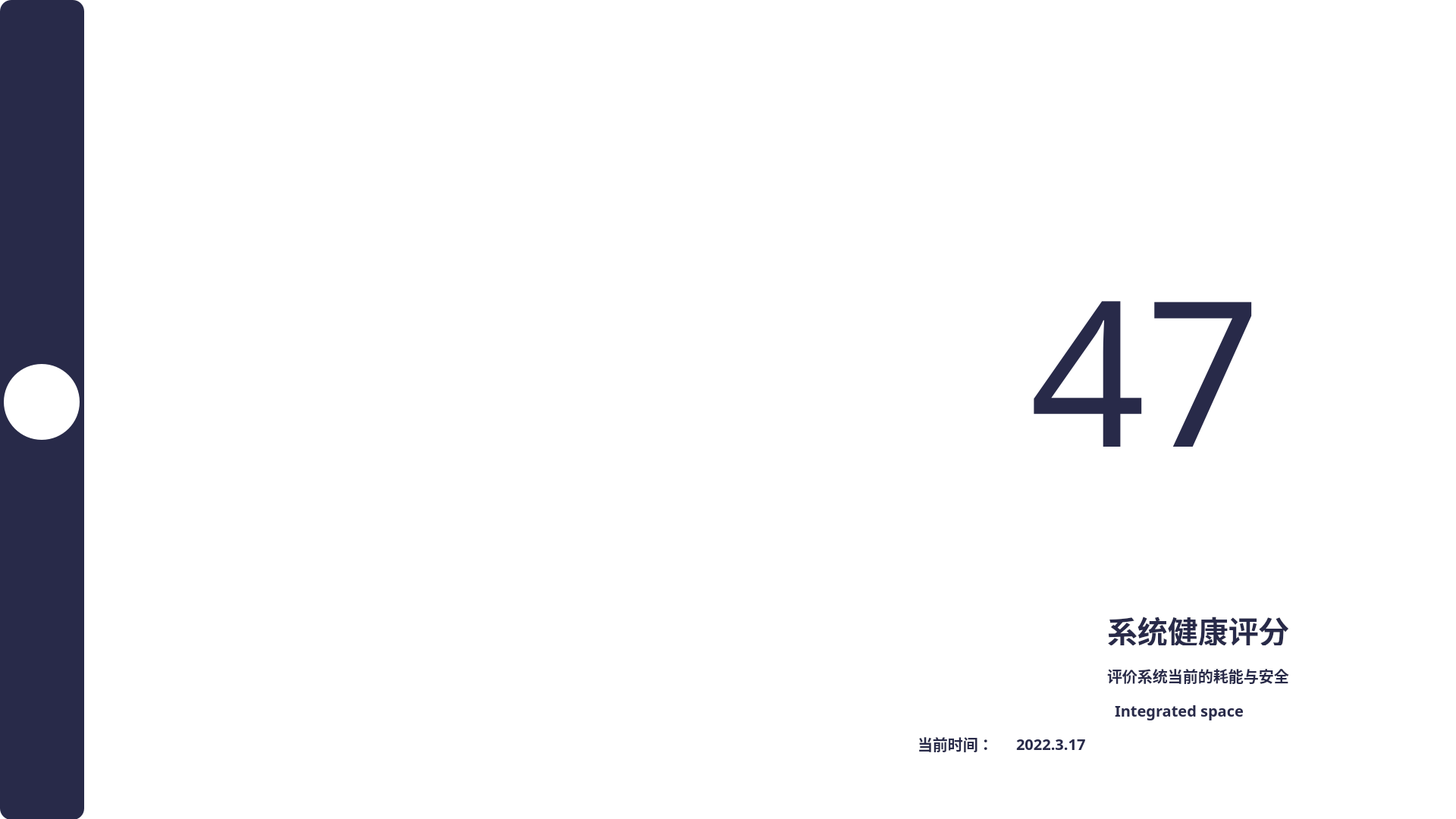
<?xml version="1.0" encoding="UTF-8"?>
<ui version="4.0">
 <class>frmMain</class>
 <widget class="QWidget" name="frmMain">
  <property name="geometry">
   <rect>
    <x>0</x>
    <y>0</y>
    <width>1920</width>
    <height>1080</height>
   </rect>
  </property>
  <property name="windowTitle">
   <string>Form</string>
  </property>
  <property name="styleSheet">
   <string notr="true">QWidget#frmMain{
	background:white;
}</string>
  </property>
  <widget class="QStackedWidget" name="Bottom">
   <property name="geometry">
    <rect>
     <x>0</x>
     <y>0</y>
     <width>1921</width>
     <height>1111</height>
    </rect>
   </property>
   <property name="currentIndex">
    <number>1</number>
   </property>
   <widget class="QWidget" name="Main">
    <widget class="QPushButton" name="SystemOptimization">
     <property name="geometry">
      <rect>
       <x>140</x>
       <y>990</y>
       <width>181</width>
       <height>51</height>
      </rect>
     </property>
     <property name="font">
      <font>
       <family>Adobe 黑体 Std R</family>
       <pointsize>15</pointsize>
      </font>
     </property>
     <property name="styleSheet">
      <string notr="true">QPushButton
{
	border-radius:8px;
	background:#FFFFFF;
}</string>
     </property>
     <property name="text">
      <string> 一 键 优 化</string>
     </property>
     <property name="icon">
      <iconset>
       <normaloff>:/C:/Users/Alumer/Desktop/SystemOp.png</normaloff>:/C:/Users/Alumer/Desktop/SystemOp.png</iconset>
     </property>
     <property name="iconSize">
      <size>
       <width>100</width>
       <height>50</height>
      </size>
     </property>
    </widget>
    <widget class="QLabel" name="label_4">
     <property name="geometry">
      <rect>
       <x>470</x>
       <y>850</y>
       <width>91</width>
       <height>91</height>
      </rect>
     </property>
     <property name="text">
      <string>TextLabel</string>
     </property>
    </widget>
    <widget class="QGroupBox" name="TempGroupBox">
     <property name="geometry">
      <rect>
       <x>1200</x>
       <y>420</y>
       <width>111</width>
       <height>451</height>
      </rect>
     </property>
     <property name="styleSheet">
      <string notr="true">QGroupBox#TempGroupBox
{
	border-radius:8px;
	background:#FFFFFF;
}</string>
     </property>
     <property name="title">
      <string/>
     </property>
     <widget class="QLabel" name="InHum">
      <property name="geometry">
       <rect>
        <x>10</x>
        <y>140</y>
        <width>91</width>
        <height>81</height>
       </rect>
      </property>
      <property name="font">
       <font>
        <pointsize>55</pointsize>
        <weight>75</weight>
        <bold>true</bold>
       </font>
      </property>
      <property name="text">
       <string>60</string>
      </property>
      <property name="alignment">
       <set>Qt::AlignCenter</set>
      </property>
     </widget>
     <widget class="QLabel" name="label_14">
      <property name="geometry">
       <rect>
        <x>10</x>
        <y>350</y>
        <width>91</width>
        <height>81</height>
       </rect>
      </property>
      <property name="font">
       <font>
        <pointsize>20</pointsize>
        <weight>75</weight>
        <bold>true</bold>
       </font>
      </property>
      <property name="text">
       <string>%</string>
      </property>
      <property name="alignment">
       <set>Qt::AlignCenter</set>
      </property>
     </widget>
     <widget class="QLabel" name="HumiP">
      <property name="geometry">
       <rect>
        <x>15</x>
        <y>20</y>
        <width>81</width>
        <height>91</height>
       </rect>
      </property>
      <property name="text">
       <string>HumiP</string>
      </property>
      <property name="alignment">
       <set>Qt::AlignCenter</set>
      </property>
     </widget>
     <widget class="QLabel" name="label_16">
      <property name="geometry">
       <rect>
        <x>10</x>
        <y>260</y>
        <width>91</width>
        <height>81</height>
       </rect>
      </property>
      <property name="font">
       <font>
        <pointsize>18</pointsize>
        <weight>75</weight>
        <bold>true</bold>
       </font>
      </property>
      <property name="text">
       <string>相 对
湿 度</string>
      </property>
      <property name="alignment">
       <set>Qt::AlignCenter</set>
      </property>
     </widget>
    </widget>
    <widget class="QLabel" name="SystemScore">
     <property name="geometry">
      <rect>
       <x>60</x>
       <y>300</y>
       <width>671</width>
       <height>481</height>
      </rect>
     </property>
     <property name="font">
      <font>
       <family>Adobe 黑体 Std R</family>
       <pointsize>420</pointsize>
      </font>
     </property>
     <property name="styleSheet">
      <string notr="true">color:#282A49</string>
     </property>
     <property name="text">
      <string>47</string>
     </property>
     <property name="alignment">
      <set>Qt::AlignCenter</set>
     </property>
    </widget>
    <widget class="QLabel" name="label">
     <property name="geometry">
      <rect>
       <x>140</x>
       <y>850</y>
       <width>261</width>
       <height>41</height>
      </rect>
     </property>
     <property name="font">
      <font>
       <family>Adobe 黑体 Std R</family>
       <pointsize>30</pointsize>
       <weight>75</weight>
       <bold>true</bold>
      </font>
     </property>
     <property name="styleSheet">
      <string>color:#282A49</string>
     </property>
     <property name="text">
      <string>系统健康评分</string>
     </property>
    </widget>
    <widget class="QGroupBox" name="HumidityGroupBox">
     <property name="geometry">
      <rect>
       <x>1460</x>
       <y>180</y>
       <width>111</width>
       <height>451</height>
      </rect>
     </property>
     <property name="styleSheet">
      <string notr="true">QGroupBox#HumidityGroupBox
{
	border-radius:8px;
	background:#FFFFFF;
}</string>
     </property>
     <property name="title">
      <string/>
     </property>
     <widget class="QLabel" name="LuxP">
      <property name="geometry">
       <rect>
        <x>15</x>
        <y>20</y>
        <width>81</width>
        <height>91</height>
       </rect>
      </property>
      <property name="text">
       <string>LuxP</string>
      </property>
      <property name="alignment">
       <set>Qt::AlignCenter</set>
      </property>
     </widget>
     <widget class="QLabel" name="label_18">
      <property name="geometry">
       <rect>
        <x>10</x>
        <y>290</y>
        <width>91</width>
        <height>81</height>
       </rect>
      </property>
      <property name="font">
       <font>
        <pointsize>18</pointsize>
        <weight>75</weight>
        <bold>true</bold>
       </font>
      </property>
      <property name="text">
       <string>亮 度</string>
      </property>
      <property name="alignment">
       <set>Qt::AlignCenter</set>
      </property>
     </widget>
     <widget class="QLabel" name="label_19">
      <property name="geometry">
       <rect>
        <x>10</x>
        <y>370</y>
        <width>91</width>
        <height>81</height>
       </rect>
      </property>
      <property name="font">
       <font>
        <pointsize>15</pointsize>
        <weight>75</weight>
        <bold>true</bold>
       </font>
      </property>
      <property name="text">
       <string>Lux</string>
      </property>
      <property name="alignment">
       <set>Qt::AlignCenter</set>
      </property>
     </widget>
     <widget class="QLabel" name="InBrightness">
      <property name="geometry">
       <rect>
        <x>10</x>
        <y>200</y>
        <width>91</width>
        <height>81</height>
       </rect>
      </property>
      <property name="font">
       <font>
        <pointsize>55</pointsize>
        <weight>75</weight>
        <bold>true</bold>
       </font>
      </property>
      <property name="text">
       <string>00</string>
      </property>
      <property name="alignment">
       <set>Qt::AlignCenter</set>
      </property>
     </widget>
     <widget class="QLabel" name="label_21">
      <property name="geometry">
       <rect>
        <x>10</x>
        <y>110</y>
        <width>91</width>
        <height>81</height>
       </rect>
      </property>
      <property name="font">
       <font>
        <pointsize>15</pointsize>
        <weight>75</weight>
        <bold>true</bold>
       </font>
      </property>
      <property name="text">
       <string>Lv1</string>
      </property>
      <property name="alignment">
       <set>Qt::AlignCenter</set>
      </property>
     </widget>
    </widget>
    <widget class="QGroupBox" name="Pm25GroupBox">
     <property name="geometry">
      <rect>
       <x>950</x>
       <y>120</y>
       <width>111</width>
       <height>451</height>
      </rect>
     </property>
     <property name="styleSheet">
      <string notr="true">QGroupBox#Pm25GroupBox
{
	border-radius:8px;
	background:#FFFFFF;
}</string>
     </property>
     <property name="title">
      <string/>
     </property>
     <widget class="QLabel" name="TempP">
      <property name="geometry">
       <rect>
        <x>15</x>
        <y>30</y>
        <width>81</width>
        <height>91</height>
       </rect>
      </property>
      <property name="text">
       <string>TemP</string>
      </property>
      <property name="alignment">
       <set>Qt::AlignCenter</set>
      </property>
     </widget>
     <widget class="QLabel" name="InTemp">
      <property name="geometry">
       <rect>
        <x>10</x>
        <y>150</y>
        <width>91</width>
        <height>81</height>
       </rect>
      </property>
      <property name="font">
       <font>
        <pointsize>55</pointsize>
        <weight>75</weight>
        <bold>true</bold>
       </font>
      </property>
      <property name="text">
       <string>23</string>
      </property>
      <property name="alignment">
       <set>Qt::AlignCenter</set>
      </property>
     </widget>
     <widget class="QLabel" name="label_11">
      <property name="geometry">
       <rect>
        <x>10</x>
        <y>270</y>
        <width>91</width>
        <height>81</height>
       </rect>
      </property>
      <property name="font">
       <font>
        <pointsize>18</pointsize>
        <weight>75</weight>
        <bold>true</bold>
       </font>
      </property>
      <property name="text">
       <string>室 内
温 度</string>
      </property>
      <property name="alignment">
       <set>Qt::AlignCenter</set>
      </property>
     </widget>
     <widget class="QLabel" name="label_12">
      <property name="geometry">
       <rect>
        <x>10</x>
        <y>360</y>
        <width>91</width>
        <height>81</height>
       </rect>
      </property>
      <property name="font">
       <font>
        <pointsize>20</pointsize>
        <weight>75</weight>
        <bold>true</bold>
       </font>
      </property>
      <property name="text">
       <string>°C</string>
      </property>
      <property name="alignment">
       <set>Qt::AlignCenter</set>
      </property>
     </widget>
    </widget>
    <widget class="QPushButton" name="HouseIntelligence">
     <property name="geometry">
      <rect>
       <x>430</x>
       <y>990</y>
       <width>181</width>
       <height>51</height>
      </rect>
     </property>
     <property name="font">
      <font>
       <family>Adobe 黑体 Std R</family>
       <pointsize>15</pointsize>
      </font>
     </property>
     <property name="styleSheet">
      <string notr="true">QPushButton#HouseIntelligence
{
	border-radius:8px;
	background:#FFFFFF
}</string>
     </property>
     <property name="text">
      <string> 全 屋 智 能</string>
     </property>
     <property name="icon">
      <iconset>
       <normaloff>:/C:/Users/Alumer/Desktop/AI (2).png</normaloff>:/C:/Users/Alumer/Desktop/AI (2).png</iconset>
     </property>
     <property name="iconSize">
      <size>
       <width>50</width>
       <height>50</height>
      </size>
     </property>
    </widget>
    <widget class="QGroupBox" name="LuxGroupBox">
     <property name="geometry">
      <rect>
       <x>1710</x>
       <y>390</y>
       <width>111</width>
       <height>451</height>
      </rect>
     </property>
     <property name="styleSheet">
      <string notr="true">QGroupBox#LuxGroupBox
{
	border-radius:8px;
	background:#FFFFFF;
}</string>
     </property>
     <property name="title">
      <string/>
     </property>
     <widget class="QLabel" name="Pm25P">
      <property name="geometry">
       <rect>
        <x>15</x>
        <y>30</y>
        <width>81</width>
        <height>91</height>
       </rect>
      </property>
      <property name="text">
       <string>Pm2.5P</string>
      </property>
      <property name="alignment">
       <set>Qt::AlignCenter</set>
      </property>
     </widget>
     <widget class="QLabel" name="label_23">
      <property name="geometry">
       <rect>
        <x>10</x>
        <y>270</y>
        <width>91</width>
        <height>81</height>
       </rect>
      </property>
      <property name="font">
       <font>
        <pointsize>18</pointsize>
        <weight>75</weight>
        <bold>true</bold>
       </font>
      </property>
      <property name="text">
       <string>颗 粒
浓 度</string>
      </property>
      <property name="alignment">
       <set>Qt::AlignCenter</set>
      </property>
     </widget>
     <widget class="QLabel" name="label_24">
      <property name="geometry">
       <rect>
        <x>10</x>
        <y>360</y>
        <width>91</width>
        <height>81</height>
       </rect>
      </property>
      <property name="font">
       <font>
        <pointsize>20</pointsize>
        <weight>75</weight>
        <bold>true</bold>
       </font>
      </property>
      <property name="text">
       <string>%</string>
      </property>
      <property name="alignment">
       <set>Qt::AlignCenter</set>
      </property>
     </widget>
     <widget class="QLabel" name="InPm25">
      <property name="geometry">
       <rect>
        <x>10</x>
        <y>150</y>
        <width>91</width>
        <height>81</height>
       </rect>
      </property>
      <property name="font">
       <font>
        <pointsize>55</pointsize>
        <weight>75</weight>
        <bold>true</bold>
       </font>
      </property>
      <property name="text">
       <string>24</string>
      </property>
      <property name="alignment">
       <set>Qt::AlignCenter</set>
      </property>
     </widget>
    </widget>
    <widget class="QLabel" name="label_2">
     <property name="geometry">
      <rect>
       <x>140</x>
       <y>910</y>
       <width>271</width>
       <height>41</height>
      </rect>
     </property>
     <property name="font">
      <font>
       <family>Adobe 黑体 Std R</family>
       <pointsize>15</pointsize>
       <weight>75</weight>
       <bold>true</bold>
      </font>
     </property>
     <property name="styleSheet">
      <string notr="true">color:#282A49</string>
     </property>
     <property name="text">
      <string>评价系统当前的耗能与安全</string>
     </property>
    </widget>
    <widget class="QGroupBox" name="WhiteGroupBox">
     <property name="geometry">
      <rect>
       <x>950</x>
       <y>610</y>
       <width>111</width>
       <height>51</height>
      </rect>
     </property>
     <property name="styleSheet">
      <string notr="true">QGroupBox#WhiteGroupBox
{
	border-radius:8px;
	background:#FFFFFF;
}</string>
     </property>
     <property name="title">
      <string/>
     </property>
    </widget>
    <widget class="QGroupBox" name="WhiteGroupBox2">
     <property name="geometry">
      <rect>
       <x>1200</x>
       <y>330</y>
       <width>111</width>
       <height>51</height>
      </rect>
     </property>
     <property name="styleSheet">
      <string notr="true">QGroupBox#WhiteGroupBox2
{
	border-radius:8px;
	background:#FFFFFF;
}</string>
     </property>
     <property name="title">
      <string/>
     </property>
    </widget>
    <widget class="QGroupBox" name="WhiteGroupBox3">
     <property name="geometry">
      <rect>
       <x>1460</x>
       <y>670</y>
       <width>111</width>
       <height>51</height>
      </rect>
     </property>
     <property name="styleSheet">
      <string notr="true">QGroupBox#WhiteGroupBox3
{
	border-radius:8px;
	background:#FFFFFF;
}</string>
     </property>
     <property name="title">
      <string/>
     </property>
    </widget>
    <widget class="QGroupBox" name="WhiteGroupBox4">
     <property name="geometry">
      <rect>
       <x>1710</x>
       <y>300</y>
       <width>111</width>
       <height>51</height>
      </rect>
     </property>
     <property name="styleSheet">
      <string notr="true">QGroupBox#WhiteGroupBox4
{
	border-radius:8px;
	background:#FFFFFF;
}</string>
     </property>
     <property name="title">
      <string/>
     </property>
    </widget>
   </widget>
   <widget class="QWidget" name="ControlPage">
    <widget class="QGroupBox" name="group">
     <property name="geometry">
      <rect>
       <x>1130</x>
       <y>160</y>
       <width>741</width>
       <height>851</height>
      </rect>
     </property>
     <property name="styleSheet">
      <string notr="true">border:none</string>
     </property>
     <property name="title">
      <string/>
     </property>
     <widget class="QLabel" name="label_8">
      <property name="geometry">
       <rect>
        <x>80</x>
        <y>800</y>
        <width>121</width>
        <height>41</height>
       </rect>
      </property>
      <property name="font">
       <font>
        <family>Adobe 黑体 Std R</family>
        <pointsize>15</pointsize>
        <weight>75</weight>
        <bold>true</bold>
       </font>
      </property>
      <property name="styleSheet">
       <string notr="true">color:#282A49</string>
      </property>
      <property name="text">
       <string>当前时间：</string>
      </property>
     </widget>
     <widget class="QLabel" name="label_7">
      <property name="geometry">
       <rect>
        <x>340</x>
        <y>770</y>
        <width>271</width>
        <height>41</height>
       </rect>
      </property>
      <property name="font">
       <font>
        <family>Adobe 黑体 Std R</family>
        <pointsize>15</pointsize>
        <weight>75</weight>
        <bold>true</bold>
       </font>
      </property>
      <property name="styleSheet">
       <string notr="true">color:#282A49</string>
      </property>
      <property name="text">
       <string>Integrated space
</string>
      </property>
     </widget>
     <widget class="QLabel" name="label_6">
      <property name="geometry">
       <rect>
        <x>330</x>
        <y>650</y>
        <width>261</width>
        <height>41</height>
       </rect>
      </property>
      <property name="font">
       <font>
        <family>Adobe 黑体 Std R</family>
        <pointsize>30</pointsize>
        <weight>75</weight>
        <bold>true</bold>
       </font>
      </property>
      <property name="styleSheet">
       <string>color:#282A49</string>
      </property>
      <property name="text">
       <string>系统健康评分</string>
      </property>
     </widget>
     <widget class="QLabel" name="label_5">
      <property name="geometry">
       <rect>
        <x>330</x>
        <y>710</y>
        <width>271</width>
        <height>41</height>
       </rect>
      </property>
      <property name="font">
       <font>
        <family>Adobe 黑体 Std R</family>
        <pointsize>15</pointsize>
        <weight>75</weight>
        <bold>true</bold>
       </font>
      </property>
      <property name="styleSheet">
       <string notr="true">color:#282A49</string>
      </property>
      <property name="text">
       <string>评价系统当前的耗能与安全</string>
      </property>
     </widget>
     <widget class="QLabel" name="label_9">
      <property name="geometry">
       <rect>
        <x>210</x>
        <y>800</y>
        <width>121</width>
        <height>41</height>
       </rect>
      </property>
      <property name="font">
       <font>
        <family>Adobe 黑体 Std R</family>
        <pointsize>15</pointsize>
        <weight>75</weight>
        <bold>true</bold>
       </font>
      </property>
      <property name="styleSheet">
       <string notr="true">color:#282A49</string>
      </property>
      <property name="text">
       <string>2022.3.17</string>
      </property>
     </widget>
     <widget class="QLabel" name="SystemScore_ControlPage">
      <property name="geometry">
       <rect>
        <x>0</x>
        <y>20</y>
        <width>761</width>
        <height>611</height>
       </rect>
      </property>
      <property name="font">
       <font>
        <family>Adobe 黑体 Std R</family>
        <pointsize>500</pointsize>
       </font>
      </property>
      <property name="styleSheet">
       <string notr="true">color:#282A49</string>
      </property>
      <property name="text">
       <string>47</string>
      </property>
      <property name="alignment">
       <set>Qt::AlignCenter</set>
      </property>
     </widget>
    </widget>
    <widget class="QGroupBox" name="groupBox">
     <property name="geometry">
      <rect>
       <x>0</x>
       <y>0</y>
       <width>111</width>
       <height>1081</height>
      </rect>
     </property>
     <property name="styleSheet">
      <string notr="true">QGroupBox#groupBox{
	border:none;
	background-color:#282A49;
	border-radius:15px;
}</string>
     </property>
     <property name="title">
      <string/>
     </property>
     <widget class="QPushButton" name="GoMain">
      <property name="geometry">
       <rect>
        <x>5</x>
        <y>480</y>
        <width>100</width>
        <height>100</height>
       </rect>
      </property>
      <property name="styleSheet">
       <string notr="true">max-width:100px;
 max-height:100px;
 min-width:100px;
 min-height:100px;
border-radius:50px;
background-color: white;
 border-style: solid;</string>
      </property>
      <property name="text">
       <string/>
      </property>
      <property name="icon">
       <iconset resource="../other/main.qrc">
        <normaloff>:/new/Main/Main/Home.png</normaloff>:/new/Main/Main/Home.png</iconset>
      </property>
      <property name="iconSize">
       <size>
        <width>70</width>
        <height>70</height>
       </size>
      </property>
     </widget>
    </widget>
    <widget class="QGroupBox" name="ButtonBox">
     <property name="geometry">
      <rect>
       <x>250</x>
       <y>30</y>
       <width>731</width>
       <height>1031</height>
      </rect>
     </property>
     <property name="contextMenuPolicy">
      <enum>Qt::PreventContextMenu</enum>
     </property>
     <property name="styleSheet">
      <string notr="true">QGroupBox#ButtonBox{
	border:none;
}</string>
     </property>
     <property name="title">
      <string/>
     </property>
     <widget class="QPushButton" name="DoorSystem">
      <property name="geometry">
       <rect>
        <x>430</x>
        <y>50</y>
        <width>251</width>
        <height>153</height>
       </rect>
      </property>
      <property name="font">
       <font>
        <family>Adobe 黑体 Std R</family>
        <pointsize>15</pointsize>
       </font>
      </property>
      <property name="styleSheet">
       <string notr="true">QPushButton
{
	border-radius:15px;
	background:#FFFFFF;
}</string>
      </property>
      <property name="text">
       <string/>
      </property>
      <property name="icon">
       <iconset resource="../other/main.qrc">
        <normaloff>:/new/Main/Main/DoorPage.png</normaloff>:/new/Main/Main/DoorPage.png</iconset>
      </property>
      <property name="iconSize">
       <size>
        <width>90</width>
        <height>90</height>
       </size>
      </property>
     </widget>
     <widget class="QPushButton" name="LightSystem">
      <property name="geometry">
       <rect>
        <x>430</x>
        <y>320</y>
        <width>251</width>
        <height>153</height>
       </rect>
      </property>
      <property name="font">
       <font>
        <family>Adobe 黑体 Std R</family>
        <pointsize>15</pointsize>
       </font>
      </property>
      <property name="styleSheet">
       <string notr="true">QPushButton
{
	border-radius:15px;
	background:#FFFFFF;
}</string>
      </property>
      <property name="text">
       <string/>
      </property>
      <property name="icon">
       <iconset resource="../other/main.qrc">
        <normaloff>:/new/Main/Main/LightPage.png</normaloff>:/new/Main/Main/LightPage.png</iconset>
      </property>
      <property name="iconSize">
       <size>
        <width>100</width>
        <height>100</height>
       </size>
      </property>
     </widget>
     <widget class="QPushButton" name="AIControlPage">
      <property name="geometry">
       <rect>
        <x>60</x>
        <y>840</y>
        <width>621</width>
        <height>131</height>
       </rect>
      </property>
      <property name="font">
       <font>
        <family>Adobe 黑体 Std R</family>
        <pointsize>15</pointsize>
       </font>
      </property>
      <property name="styleSheet">
       <string notr="true">QPushButton
{
	border-radius:15px;
	background:#FFFFFF;
}</string>
      </property>
      <property name="text">
       <string/>
      </property>
      <property name="icon">
       <iconset resource="../other/main.qrc">
        <normaloff>:/new/Led/Led/AI_ON.png</normaloff>:/new/Led/Led/AI_ON.png</iconset>
      </property>
      <property name="iconSize">
       <size>
        <width>90</width>
        <height>100</height>
       </size>
      </property>
     </widget>
     <widget class="QPushButton" name="AirSystem">
      <property name="geometry">
       <rect>
        <x>60</x>
        <y>590</y>
        <width>251</width>
        <height>153</height>
       </rect>
      </property>
      <property name="font">
       <font>
        <family>Adobe 黑体 Std R</family>
        <pointsize>15</pointsize>
       </font>
      </property>
      <property name="styleSheet">
       <string notr="true">QPushButton
{
	border-radius:15px;
	background:#FFFFFF;
}</string>
      </property>
      <property name="text">
       <string/>
      </property>
      <property name="icon">
       <iconset resource="../other/main.qrc">
        <normaloff>:/new/Main/Main/AirPage.png</normaloff>:/new/Main/Main/AirPage.png</iconset>
      </property>
      <property name="iconSize">
       <size>
        <width>100</width>
        <height>100</height>
       </size>
      </property>
     </widget>
     <widget class="QPushButton" name="WindowSystem">
      <property name="geometry">
       <rect>
        <x>430</x>
        <y>590</y>
        <width>251</width>
        <height>153</height>
       </rect>
      </property>
      <property name="font">
       <font>
        <family>Adobe 黑体 Std R</family>
        <pointsize>15</pointsize>
       </font>
      </property>
      <property name="styleSheet">
       <string notr="true">QPushButton
{
	border-radius:15px;
	background:#FFFFFF;
}</string>
      </property>
      <property name="text">
       <string/>
      </property>
      <property name="icon">
       <iconset resource="../other/main.qrc">
        <normaloff>:/new/Window/Window/Close.png</normaloff>:/new/Window/Window/Close.png</iconset>
      </property>
      <property name="iconSize">
       <size>
        <width>100</width>
        <height>100</height>
       </size>
      </property>
     </widget>
     <widget class="QPushButton" name="WindSystem">
      <property name="geometry">
       <rect>
        <x>60</x>
        <y>320</y>
        <width>251</width>
        <height>153</height>
       </rect>
      </property>
      <property name="font">
       <font>
        <family>Adobe 黑体 Std R</family>
        <pointsize>15</pointsize>
       </font>
      </property>
      <property name="styleSheet">
       <string notr="true">QPushButton
{
	border-radius:15px;
	background:#FFFFFF;
}</string>
      </property>
      <property name="text">
       <string/>
      </property>
      <property name="icon">
       <iconset resource="../other/main.qrc">
        <normaloff>:/new/Wind/Wind/High_OFF.png</normaloff>:/new/Wind/Wind/High_OFF.png</iconset>
      </property>
      <property name="iconSize">
       <size>
        <width>80</width>
        <height>100</height>
       </size>
      </property>
     </widget>
     <widget class="QPushButton" name="CurtainSystem">
      <property name="geometry">
       <rect>
        <x>60</x>
        <y>50</y>
        <width>251</width>
        <height>153</height>
       </rect>
      </property>
      <property name="font">
       <font>
        <family>Adobe 黑体 Std R</family>
        <pointsize>15</pointsize>
       </font>
      </property>
      <property name="styleSheet">
       <string notr="true">QPushButton
{
	border-radius:15px;
	background:#FFFFFF;
}</string>
      </property>
      <property name="text">
       <string/>
      </property>
      <property name="icon">
       <iconset resource="../other/main.qrc">
        <normaloff>:/new/Main/Main/CurtainsPage.png</normaloff>:/new/Main/Main/CurtainsPage.png</iconset>
      </property>
      <property name="iconSize">
       <size>
        <width>80</width>
        <height>80</height>
       </size>
      </property>
     </widget>
    </widget>
   </widget>
  </widget>
 </widget>
 <resources>
  <include location="../other/main.qrc"/>
 </resources>
 <connections/>
</ui>
